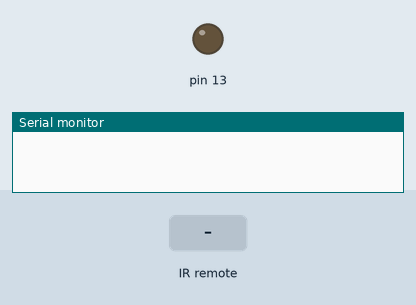
The sketch below on a simulated Arduino Uno, built with avr-gcc and run on an emulated ATmega328P. On the bench: output pins drawn as LEDs (lit = HIGH), the last lines printed to the serial monitor. Inputs (shaded band) come from the test bench.

Above: at 1.2 s.
1.3 s: infrared code 0xFFA25D received
At 1.7 s:
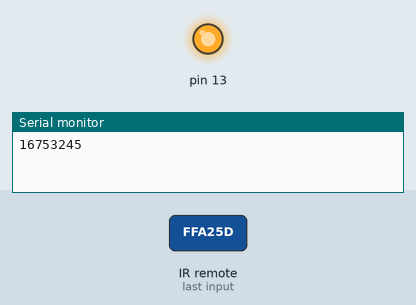
Timing chart, 0 to 4.3 s (numbered marks = the images above; inputs shaded):
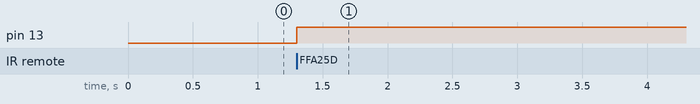

Measured:
- after the input at 1.3 s, pin 13: LOW → HIGH at once

The sketch:

MotorWithRemote.ino
```cpp
#include <IRremote.h>

IRrecv remote(8); //Пин с логикой пульта
decode_results results; // Объект от пульта

void setup() {
  Serial.begin(9600);
  remote.enableIRIn();
  pinMode(8, INPUT); // Пин с логикой пульта
  pinMode(13, OUTPUT); //Пин для мотора

}

int power = 0;

void loop() {
  if(remote.decode(&results)){
    Serial.println(results.value);

    if((results.value == 16753245) && (power == 0)){
      digitalWrite(13, HIGH);
      power = 1;
    }else if((results.value == 16753245) && (power == 1)){
      digitalWrite(13, LOW);
      power = 0;
    }
    remote.resume();
  }
}
```
